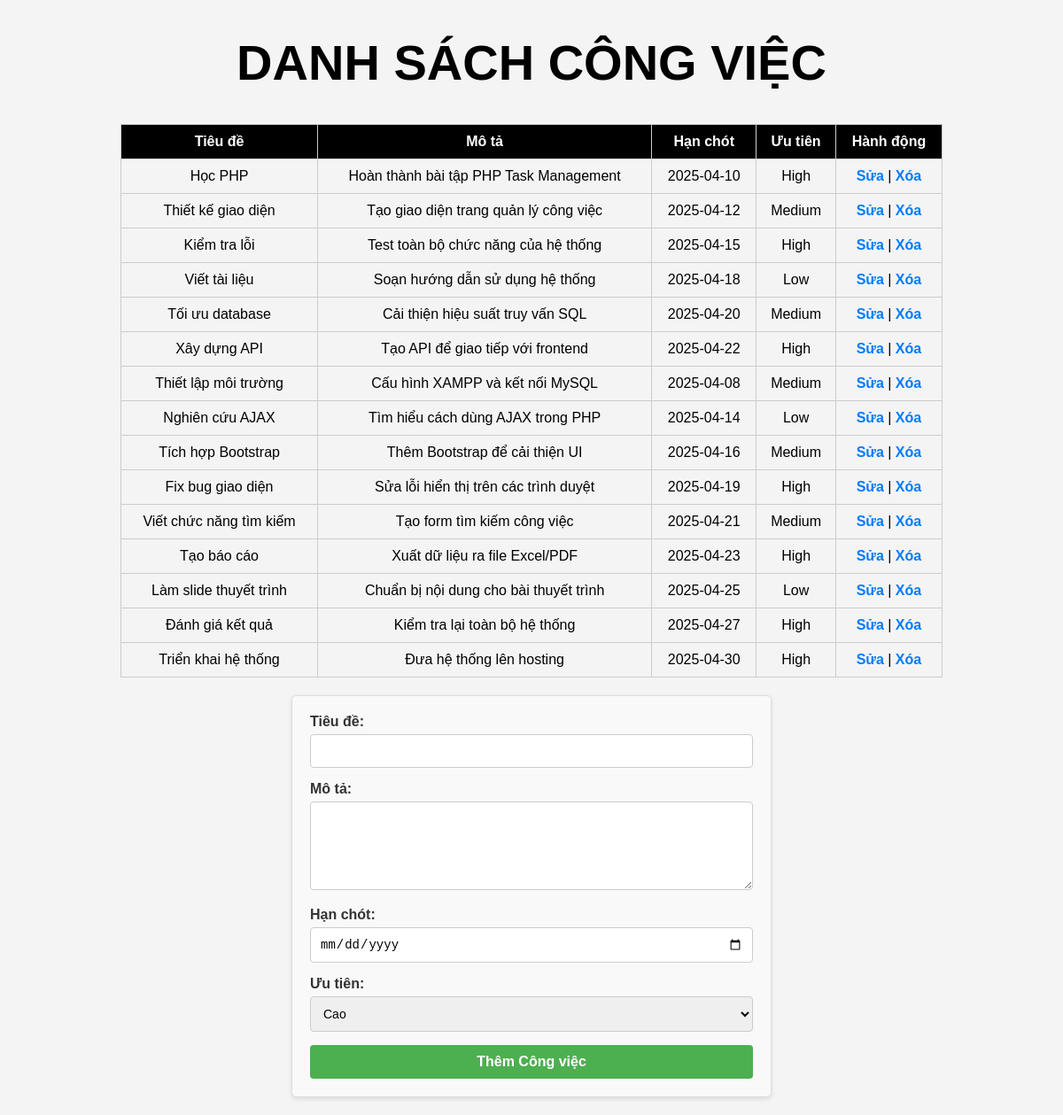
The page / on the database its author committed.
### tables this page shows
CREATE TABLE `tasks` (
  `id` int(11) NOT NULL,
  `title` varchar(255) NOT NULL,
  `description` text DEFAULT NULL,
  `due_date` date DEFAULT NULL,
  `priority` enum('Low','Medium','High') NOT NULL,
  `status` enum('Pending','Completed') NOT NULL DEFAULT 'Pending'
);

### index.php (the view, shortened to what this page needs)
<?php
require 'config.php';
$sql = "SELECT * FROM tasks ORDER BY position ASC";
$result = $conn->query($sql);
?>
<!DOCTYPE html>
<html lang="vi">
<head>
    <link rel="stylesheet" href="style.css">
</head>
<body>
    <h1>Danh sách Công việc</h1>
    <table id="task-table">
        <thead>
            <tr>
                <th>Tiêu đề</th>
                <th>Mô tả</th>
                <th>Hạn chót</th>
                <th>Ưu tiên</th>
                <th>Hành động</th>
            </tr>
        </thead>
        <tbody id="task-list">
            <?php while ($row = $result->fetch_assoc()): ?>
                <tr data-id="<?= $row['id'] ?>">
                    <td><?= htmlspecialchars($row['title']) ?></td>
                    <td><?= htmlspecialchars($row['description']) ?></td>
                    <td><?= htmlspecialchars($row['due_date']) ?></td>
                    <td><?= htmlspecialchars($row['priority']) ?></td>
                    <td>
                        <a href="sua.php?id=<?= $row['id'] ?>">Sửa</a> |
                        <a href="xoa.php?id=<?= $row['id'] ?>" onclick="return confirm('Bạn có chắc chắn muốn xóa công việc này không?')">Xóa</a>
                    </td>
                </tr>
            <?php endwhile; ?>
        </tbody>
    </table>
    <form action="" method="POST">
        <label for="title">Tiêu đề:</label>
        <input type="text" id="title" name="title" required>
        <br>
        <label for="description">Mô tả:</label>
        <textarea id="description" name="description" required></textarea>
        <br>
        <label for="due_date">Hạn chót:</label>
        <input type="date" id="due_date" name="due_date" required>
        <br>
        <label for="priority">Ưu tiên:</label>
        <select id="priority" name="priority" required>
            <option value="High">Cao</option>
        </select>
        <br>
        <button type="submit" name="add_task">Thêm Công việc</button>
    </form>
</body>
</html>

### style.css (style rules this page uses)
body { font-family: Arial, sans-serif; margin: 20px; background-color: #f4f4f4; }
h1 { text-align: center; font-size: 3.5em; font-weight: bold; text-transform: uppercase; }
table th { background-color: #000000; color: white; font-weight: bold; padding: 10px; text-align: center; }
table td { text-align: center; padding: 10px; }
table { width: 80%; margin: 0 auto; border-collapse: collapse; }
table, th, td { border: 1px solid #ccc; }
th, td { padding: 8px; text-align: left; }
a { color: #007BFF; text-decoration: none; font-weight: bold; }

### index.php (style rules this page uses)
form { background-color: #f9f9f9; padding: 20px; border: 1px solid #ddd; border-radius: 5px; max-width: 500px; margin: 20px auto; box-shadow: 0 2px 5px rgba(0, 0, 0, 0.1); font-family: Arial, sans-serif; }
form label { display: block; font-weight: bold; margin-bottom: 5px; color: #333; }
form input[type="text"], form input[type="date"], form textarea, form select { width: 100%; padding: 10px; margin-bottom: 15px; border: 1px solid #ccc; border-radius: 4px; font-size: 14px; box-sizing: border-box; }
form textarea { resize: vertical; min-height: 100px; }
form button { background-color: #4CAF50; color: white; padding: 10px 15px; border: none; border-radius: 4px; cursor: pointer; font-size: 16px; font-weight: bold; transition: background-color 0.3s ease; width: 100%; }

### rows shown on the page
tasks: title "Học PHP", description "Hoàn thành bài tập PHP Task Management", due_date "2025-04-10", priority "High"
tasks: title "Thiết kế giao diện", description "Tạo giao diện trang quản lý công việc", due_date "2025-04-12", priority "Medium"
tasks: title "Kiểm tra lỗi", description "Test toàn bộ chức năng của hệ thống", due_date "2025-04-15", priority "High"
tasks: title "Viết tài liệu", description "Soạn hướng dẫn sử dụng hệ thống", due_date "2025-04-18", priority "Low"
tasks: title "Tối ưu database", description "Cải thiện hiệu suất truy vấn SQL", due_date "2025-04-20", priority "Medium"
tasks: title "Xây dựng API", description "Tạo API để giao tiếp với frontend", due_date "2025-04-22", priority "High"
tasks: title "Thiết lập môi trường", description "Cấu hình XAMPP và kết nối MySQL", due_date "2025-04-08", priority "Medium"
tasks: title "Nghiên cứu AJAX", description "Tìm hiểu cách dùng AJAX trong PHP", due_date "2025-04-14", priority "Low"
tasks: title "Tích hợp Bootstrap", description "Thêm Bootstrap để cải thiện UI", due_date "2025-04-16", priority "Medium"
tasks: title "Fix bug giao diện", description "Sửa lỗi hiển thị trên các trình duyệt", due_date "2025-04-19", priority "High"
tasks: title "Viết chức năng tìm kiếm", description "Tạo form tìm kiếm công việc", due_date "2025-04-21", priority "Medium"
tasks: title "Tạo báo cáo", description "Xuất dữ liệu ra file Excel/PDF", due_date "2025-04-23", priority "High"
tasks: title "Làm slide thuyết trình", description "Chuẩn bị nội dung cho bài thuyết trình", due_date "2025-04-25", priority "Low"
tasks: title "Đánh giá kết quả", description "Kiểm tra lại toàn bộ hệ thống", due_date "2025-04-27", priority "High"
tasks: title "Triển khai hệ thống", description "Đưa hệ thống lên hosting", due_date "2025-04-30", priority "High"
